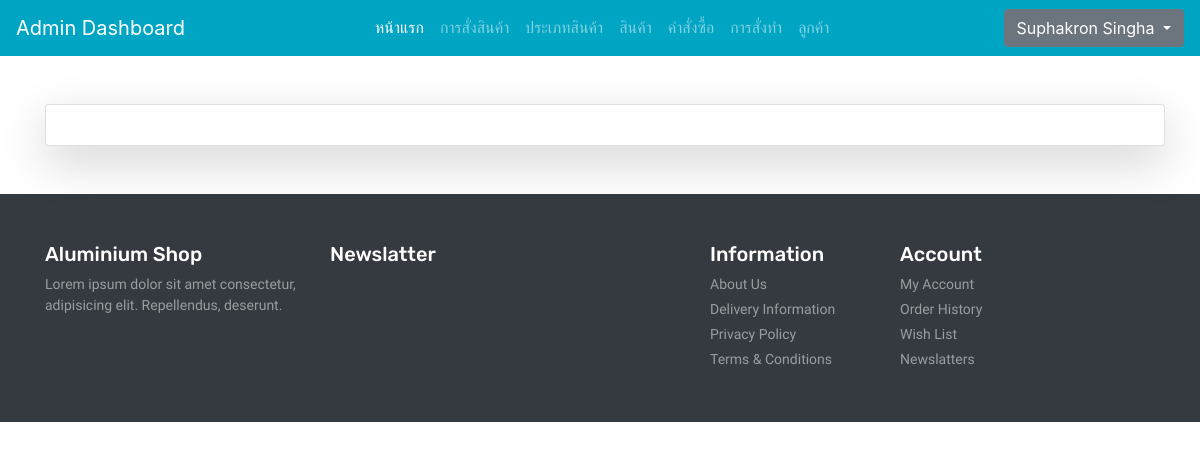
The app's page /admin/admincompany.php (signed in), older data.
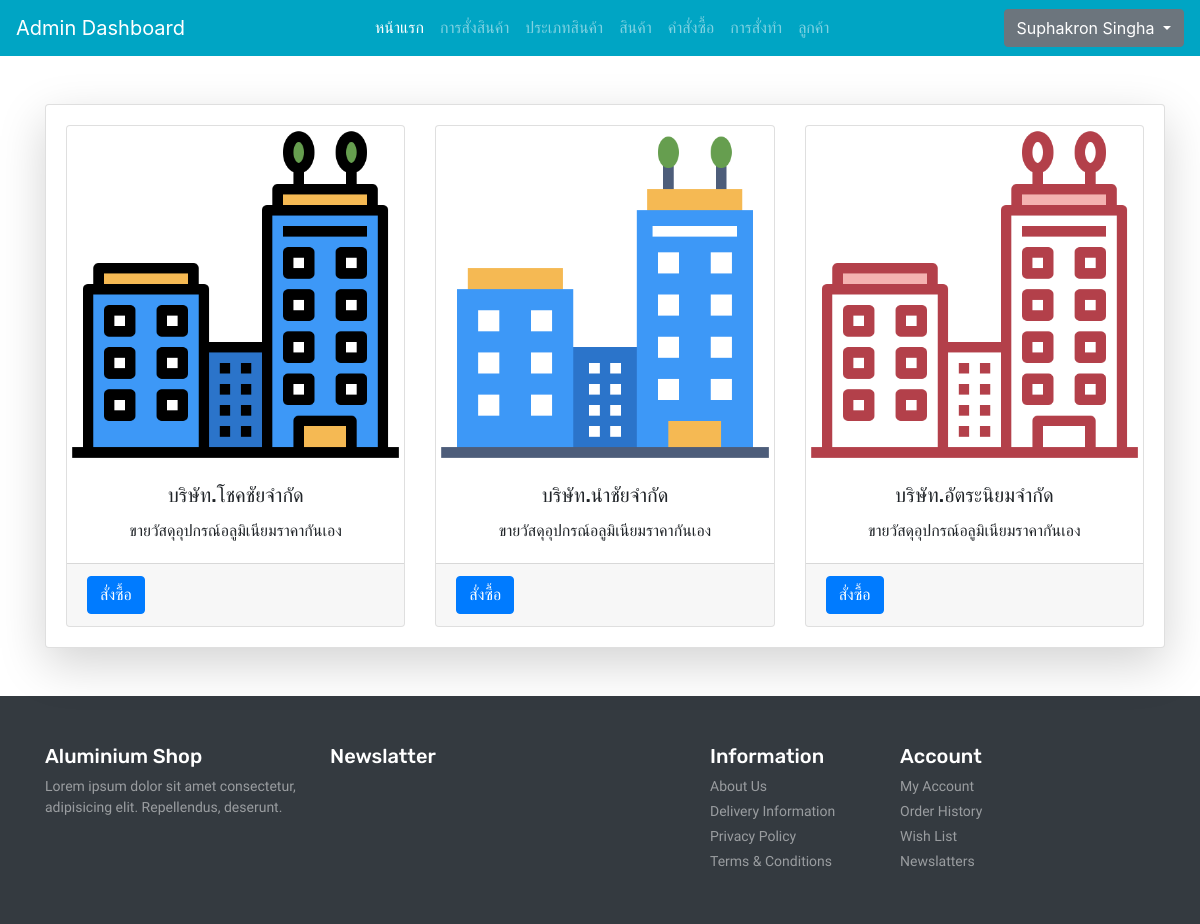
The same page, newer data.
### tables this page shows
CREATE TABLE `company` (
  `company_id` int(11) NOT NULL,
  `company_name` varchar(255) NOT NULL,
  `Date` datetime NOT NULL DEFAULT current_timestamp(),
  `company_image` varchar(255) NOT NULL
);

### functions.php (called while the page is built, shortened)
<?php
require ('database/DBController.php');
require ('database/Admin.php');
$db = new DBController();
$adminOrder = new Admin($db);

### database/Admin.php (called while the page is built, shortened)
<?php
class Admin
{
    public $db = null;
    public function __construct(DBController $db)
    {
        $this->db = $db;
    }
    public function company() {
        $result = mysqli_query($this->db->con,"SELECT company.company_id, company.company_name, company.company_image FROM company");
        return $result;
    }
}

### database/DBController.php (called while the page is built, shortened)
<?php
class DBController
{
    protected $host = 'localhost';
    protected $user = 'root';
    protected $password = '';
    protected $database = "project";
    public function __construct()
    {
        $this->con = mysqli_connect($this->host, $this->user, $this->password, $this->database);
    }
}

### admin/admincompany.php (the view, shortened to what this page needs)
<?php
    if ($_SESSION['admin_id'] == "") {
        header("location: adminlogin.php");
    } else {
?>
<?php
include ('adminheader.php');
?>
<br>
<br>
    <div class="container">
        <div class="row">
            <div class="col-md-3">
                <div class="card shadow-lg p-30 card-responsive" style="width: 70rem;">
                    <div class="card-body">
                        <div class="font-rubik ">
                            <div class="card-deck">
                            <?php
                                $sql = $adminOrder->company();
                                while($row = mysqli_fetch_array($sql)) {
                            ?>
                                <div class="card md-4">
                                    <img src="../<?php echo $row['company_image']; ?>" class="card-img-top" alt="...">
                                    <div class="card-body text-center">
                                    <h5 class="card-title"><?php echo $row['company_name']; ?></h5>
                                    <p class="card-text">ขายวัสดุอุปกรณ์อลูมิเนียมราคากันเอง</p>
                                    </div>
                                    <div class="card-footer">
                                        <a href="admincompanydetail.php?id=<?php echo $row['company_id']; ?>" class="btn btn-primary">สั่งซื้อ</a>
                                    </div>
                                </div>
                            <?php
                                }
                            ?>
                            </div>
                        </div>
                    </div>
                </div>
            </div>
        </div>
    </div>
<br>
<br>
<?php
include ('adminfooter.php');
?>
<?php
}
?>

### admin/adminheader.php (shortened to what this page needs)
<!DOCTYPE html>
<html lang="en">
<head>
    <link rel="stylesheet" href="https://stackpath.bootstrapcdn.com/bootstrap/4.4.1/css/bootstrap.min.css">
    <link rel="stylesheet" href="https://cdnjs.cloudflare.com/ajax/libs/OwlCarousel2/2.3.4/assets/owl.carousel.min.css" />
    <link rel="stylesheet" href="https://cdnjs.cloudflare.com/ajax/libs/OwlCarousel2/2.3.4/assets/owl.theme.default.min.css" />
    <link rel="stylesheet" href="https://cdnjs.cloudflare.com/ajax/libs/font-awesome/5.13.0/css/all.min.css" />
    <link rel="stylesheet" href="../style.css">
    <link rel="stylesheet" href="//cdn.datatables.net/1.12.1/css/jquery.dataTables.min.css">
    <link rel="stylesheet" href="//cdn.datatables.net/responsive/2.3.0/js/dataTables.responsive.min.js">
    <?php
    require ('../functions.php');
    ?>
</head>
<body>
<header id="header">
    <nav class="navbar navbar-expand-lg navbar-dark color-second-bg">
        <a class="navbar-brand" href="#">Admin Dashboard</a>
        <div class="collapse navbar-collapse" id="navbarNav">
            <ul class="navbar-nav m-auto font-rubik">
                <li class="nav-item active">
                    <a class="nav-link" href="adminindex.php">หน้าแรก</a>
                </li>
                <li class="nav-item">
                    <a class="nav-link" href="admincompany.php">การสั่งสินค้า</a>
                </li>
                <li class="nav-item">
                    <a class="nav-link" href="admincatagory.php">ประเภทสินค้า</a>
                </li>
                <li class="nav-item">
                    <a class="nav-link" href="adminproduct.php">สินค้า</a>
                </li>
                <li class="nav-item">
                    <a class="nav-link" href="adminOrder.php">คำสั่งซื้อ</a>
                </li>
                <li class="nav-item">
                    <a class="nav-link" href="adminmadeOrder.php">การสั่งทำ</a>
                </li>
                <li class="nav-item">
                    <a class="nav-link" href="adminuser.php">ลูกค้า</a>
                </li>
            </ul>
            <?php if(isset($_SESSION['admin_id'])) { ?>
                <div class="dropdown">
                    <button class="btn btn-secondary dropdown-toggle" type="button" id="dropdownMenuButton" data-toggle="dropdown" aria-haspopup="true" aria-expanded="false">
                        <?php echo $_SESSION['fullname']; ?>
                    </button>
                </div>
            <?php }else{ ?>
            <?php
            }
            ?>
        </div>
    </nav>
</header>
<main id="main-site">

### admin/adminfooter.php (shortened to what this page needs)
</main>
<footer id="footer" class="bg-dark text-white py-5">
    <div class="container">
        <div class="row">
            <div class="col-lg-3 col-12">
                <h4 class="font-rubik font-size-20">Aluminium Shop</h4>
                <p class="font-size-14 font-rale text-white-50">Lorem ipsum dolor sit amet consectetur, adipisicing elit. Repellendus, deserunt.</p>
            </div>
            <div class="col-lg-4 col-12">
                <h4 class="font-rubik font-size-20">Newslatter</h4>
            </div>
            <div class="col-lg-2 col-12">
                <h4 class="font-rubik font-size-20">Information</h4>
                <div class="d-flex flex-column flex-wrap">
                    <a href="#" class="font-rale font-size-14 text-white-50 pb-1">About Us</a>
                    <a href="#" class="font-rale font-size-14 text-white-50 pb-1">Delivery Information</a>
                    <a href="#" class="font-rale font-size-14 text-white-50 pb-1">Privacy Policy</a>
                    <a href="#" class="font-rale font-size-14 text-white-50 pb-1">Terms & Conditions</a>
                </div>
            </div>
            <div class="col-lg-2 col-12">
                <h4 class="font-rubik font-size-20">Account</h4>
                <div class="d-flex flex-column flex-wrap">
                    <a href="#" class="font-rale font-size-14 text-white-50 pb-1">My Account</a>
                    <a href="#" class="font-rale font-size-14 text-white-50 pb-1">Order History</a>
                    <a href="#" class="font-rale font-size-14 text-white-50 pb-1">Wish List</a>
                    <a href="#" class="font-rale font-size-14 text-white-50 pb-1">Newslatters</a>
                </div>
            </div>
        </div>
    </div>
</footer>
</body>
</html>

### style.css (style rules this page uses)
button, button:focus { outline: none !important; box-shadow: none !important; }
.font-rale { font-family: "Raleway", cursive; }
.font-rubik { font-family: "Rubik", cursive; }
.font-size-14 { font-size: 14px; }
.font-size-20 { font-size: 20px; }
.color-second-bg { background: #00A5C4; }

### admin/admincompany.php (style rules this page uses)
body { background-image: url("./yousef-espanioly-c9Bh_Wf3aUw-unsplash.jpg"); background-size: cover; background-repeat: no-repeat; width: 100%; height: 100%; }

Row changes from the older to the newer data that the page shows:
added company: company_image (picture), company_name "บริษัท.โชคชัยจำกัด"
added company: company_image (picture), company_name "บริษัท.นำชัยจำกัด"
added company: company_image (picture), company_name "บริษัท.อัตระนิยมจำกัด"
